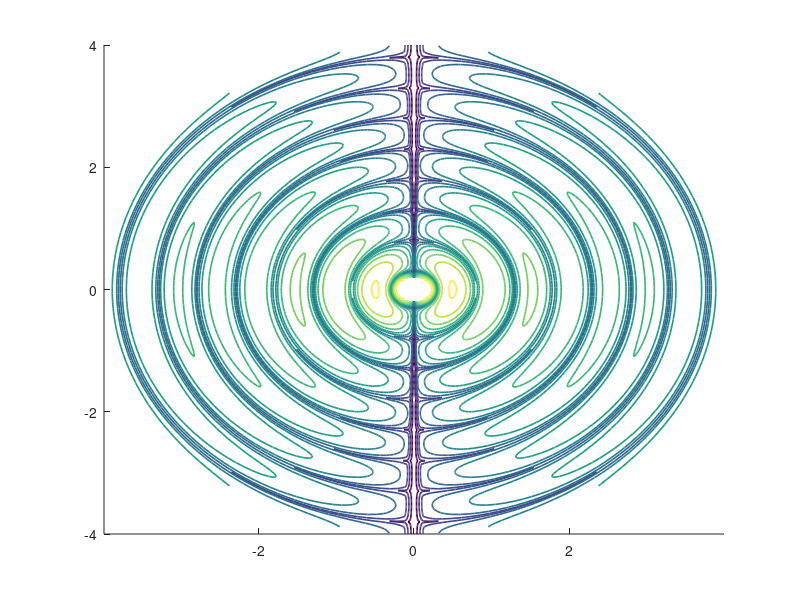

Write the MATLAB code that produced this figure. (Note: this script raises an error after producing the figure.)
% cemEDR01.m

% ELECTRIC DIPOLE RADIATION
%   GENERATION OF ELECTROMAGNETIC WAVES
%   Dipole in Z direction

% Ian Cooper
% email: matlabvisualphysics@gmail.com
% 220815 / Matlab version R2021b

% DOING PHYSICS WITH MATLAB 
%    https://d-arora.github.io/Doing-Physics-With-Matlab/
% Notes
%    https://d-arora.github.io/Doing-Physics-With-Matlab/mpDocs/cemEDR.htm
% SCRIPTS
%    https://github.com/D-Arora/Doing-Physics-With-Matlab/tree/master/mpScripts
%    https://drive.google.com/drive/u/3/folders/1j09aAhfrVYpiMavajrgSvUMc89ksF9Jb


close all
clc
clear

% Speed of light
 c = 2.99792458e8;

% Time t0
  t0 = 1e-9;

% wavelength wL / propagation constant k /
% freq f / period / ang freq  w / w*t
  wL =  1;
  k = 2*pi/wL;
  f = c/wL;
  T = 1/f;
  w = 2*pi*f;
  wt = w*t0;

% Spatial Grid  YZ plane
% polar angle TH  measured from Z axis 
% radial displacement r R from Origin
  N = 195;            % Grid points
  phi = pi/2;         % Azimuthal angle
  r1 = 0.2; r2 = 4;   % Radial displacement limits
  th = linspace(-pi,pi,N);    % polar angle theta
  r  = linspace(r1,r2,N);
  [R, TH] = meshgrid(r,th);
  Y = R.*sin(TH);
  Z = R.*cos(TH);
  wt = w*t0;
  kR = k.*R;

% Electric field Polar component & Cartesian compoents
  Ep = -(sin(TH)./R) .* sin(kR - wt);
  Ex = cos(phi).*cos(TH).*Ep;
  Ey = sin(phi).*cos(TH).*Ep;
  Ez = -sin(TH).*Ep;
  E = sqrt(Ey.^2 + Ez.^2);

% Magnetic field
  theta = pi/2;
  phi = linspace(0,2*pi,N);
  [R, PHI] = meshgrid(r,phi);

  Bx = sin(PHI) .* sin(theta)./R.^2 .* (sin(kR - wt) - kR.*cos(kR - wt));
  By = cos(PHI) .* sin(theta)./R.^2 .* (sin(kR - wt) - kR.*cos(kR - wt));
  B = sin(theta)./R.^2 .* (sin(kR - wt) - kR.*cos(kR - wt));
  xx = R.* sin(PHI);
  yy = R.*cos(PHI);

% GRAPHICS  ========================================================
figure(1)   % YZ plot of electric field
    set(gcf,'Units','normalized');
    set(gcf,'Position',[0.1 0.1 0.25,0.35])
    hold on
    contour(Y,Z,E.^0.2,10,'linewidth',1.2)  
   % contourf(Y,Z,E.^0.2,12,'linewidth',1.2)
   
    shading interp
    colormap("parula")
    hbar = colorbar;
    set(hbar,'Ticks', [ ])
% Comment / Uncommnent to plot E-field vectors
        a = 1:12:N; b = 1:12:N;
        [aa,bb] = meshgrid(a,b);
    for ny = 1:length(a)
    for nz = 1: length(a)    
        yD = Y(a(ny),b(nz)); zD = Z(a(ny),b(nz)) ;
        if abs(yD) > 0.5 && abs(zD) > 0.5
        ED = E(a(ny),b(nz));
        EDy = Ey(a(ny),b(nz));
        EDz = Ez(a(ny),b(nz));
        Dangle = atan2(EDz,EDy);
        zT = yD+1i*zD; 
        DrawArrow(zT,0.3,Dangle,0.15,0.1,2,[0 0 1])
        end
    end
    end
       DrawArrow(-0.5i,1,pi/2,0.20,0.2,4,[1 0 0])

    axis square
    xticks(-4:1:4); yticks(-4:1:4)
    xlim([-4 4])
    box on
    xlabel('y  [ m ]');  ylabel('z  [ m ]')
    title('Electric Field E')
    set(gca,'FontSize',12)

% 22222222222222222222222222222222222222222222222222222222222222222222
figure(2)   % YZ plot of magnetic field
    set(gcf,'Units','normalized');
    set(gcf,'Position',[0.36 0.1 0.25,0.30])
    pcolor(xx,yy,B)
    %contourf(xx,yy,abs(B.^0.2),16);
    shading interp
    colormap("parula")
    hbar = colorbar;
    set(hbar,'Ticks', [ ])
    xticks(-4:1:4); yticks(-4:1:4)
    xlim([-4 4])
    box on
    xlabel('x  [ m ]');  ylabel('y  [ m ]')
    title('Magnetic Field B')
    set(gca,'FontSize',12)
    axis square

%%  3333333333333333333333333333333333333333333333333333333333333333333
figure(3)   % VECTORS E-field, B-field, Poynting vector S
            % YZ & XY planes
     set(gcf,'Units','normalized');
     set(gcf,'Position',[0.63 0.1 0.20,0.50])

     subplot(2,1,1)
     xP = [0 2]; yP = [0 2.5];
     plot(xP,yP,'k','linewidth',1)
     hold on
     zT = 2+2.5i; zTmag = 1.3; zTA = atan2(2.5,2);
     HL = 0.2; HW = 0.2; LW = 2; col = [1 0 0];
     DrawArrow(zT, zTmag, zTA, HL, HW, LW, col)  % S

     zT = 2+2.5i; zTmag = 1.3; zTA = pi/2+atan2(2.5,2);
     HL = 0.2; HW = 0.2; LW = 2; col = [0 0 1];
     DrawArrow(zT, zTmag, zTA, HL, HW, LW, col)  % B

     plot(2,2.5,'kx','markersize',20,'LineWidth',4);
    
     text(2.4,2.4,'E','FontWeight','bold','FontSize',14)
     text(0.4,3.4,'B','FontWeight','bold','FontSize',14,'Color','b')
     text(3.0,3.52,'S','FontWeight','bold','FontSize',14,'Color','r')
     xlim([-1 4]); ylim([-1 4])
     xticks(-1:1:4); yticks(-1:1:4)
     xlabel('y');  ylabel('z')
     set(gca,'FontSize',12)
     grid on, box on
     axis square

 subplot(2,1,2)
     A = linspace(0,2*pi,199);
     xP = cos(A); yP = sin(A);
     plot(xP,yP,'k','linewidth',1)
     hold on
     xP = [0 1]; yP = [0 0];
     plot(xP,yP,'k','linewidth',1)
     zT = 1+0i; zTmag = 1; zTA = 0; HL = 0.2; HW = 0.2; LW = 2; col = [1 0 0];
     DrawArrow(zT, zTmag, zTA, HL, HW, LW, col)  % S
     zT = 1+0i; zTmag = 1; zTA = pi/2; HL = 0.2; HW = 0.2; LW = 2; col = [0 0 1];
     DrawArrow(zT, zTmag, zTA, HL, HW, LW, col)  % S
     plot(1, 0,'kx','markersize',20,'LineWidth',4);
      plot(0,0,'mo','markersize',7,'LineWidth',4);
     text(1,-0.6,'E','FontWeight','bold','FontSize',14)
     text(0.9,1.3,'B','FontWeight','bold','FontSize',14,'Color','b')
     text(1.5,0.5,'S','FontWeight','bold','FontSize',14,'Color','r')
       xlim([-2 2]); ylim([-2 2])
       xticks(-2:1:2); yticks(-2:1:2)
     xlabel('x');  ylabel('y')
     set(gca,'FontSize',12)
     grid on, box on
     axis square
